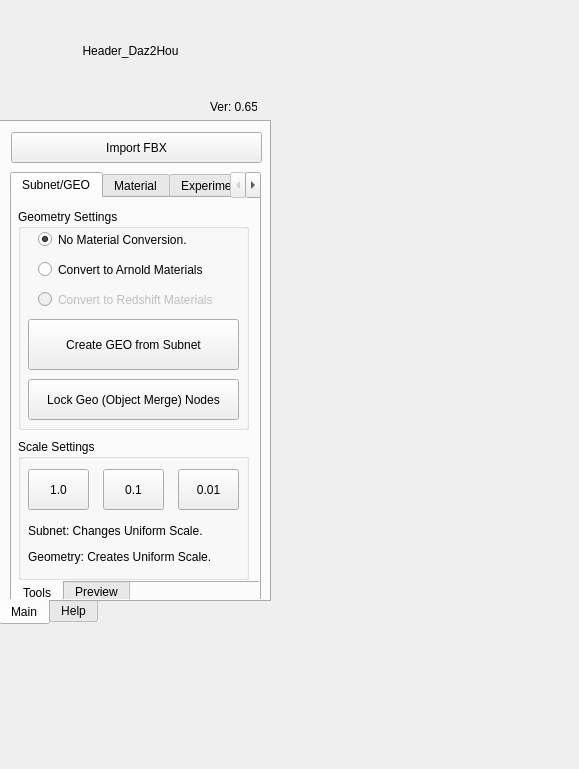
<?xml version="1.0" encoding="UTF-8"?>
<ui version="4.0">
 <class>D2H</class>
 <widget class="QWidget" name="D2H">
  <property name="geometry">
   <rect>
    <x>0</x>
    <y>0</y>
    <width>579</width>
    <height>769</height>
   </rect>
  </property>
  <property name="windowTitle">
   <string>Form</string>
  </property>
  <widget class="QLabel" name="lbl_Header">
   <property name="geometry">
    <rect>
     <x>0</x>
     <y>0</y>
     <width>261</width>
     <height>101</height>
    </rect>
   </property>
   <property name="text">
    <string>Header_Daz2Hou</string>
   </property>
   <property name="alignment">
    <set>Qt::AlignCenter</set>
   </property>
  </widget>
  <widget class="QLabel" name="lbl_ver">
   <property name="geometry">
    <rect>
     <x>210</x>
     <y>100</y>
     <width>47</width>
     <height>13</height>
    </rect>
   </property>
   <property name="text">
    <string>Ver: 0.65</string>
   </property>
  </widget>
  <widget class="QTabWidget" name="tabWidget_3">
   <property name="geometry">
    <rect>
     <x>-1</x>
     <y>120</y>
     <width>272</width>
     <height>505</height>
    </rect>
   </property>
   <property name="tabPosition">
    <enum>QTabWidget::South</enum>
   </property>
   <property name="tabShape">
    <enum>QTabWidget::Rounded</enum>
   </property>
   <property name="currentIndex">
    <number>0</number>
   </property>
   <property name="elideMode">
    <enum>Qt::ElideLeft</enum>
   </property>
   <widget class="QWidget" name="tab_6">
    <attribute name="title">
     <string>Main</string>
    </attribute>
    <widget class="QTabWidget" name="tabWidget">
     <property name="geometry">
      <rect>
       <x>9</x>
       <y>50</y>
       <width>251</width>
       <height>431</height>
      </rect>
     </property>
     <property name="currentIndex">
      <number>0</number>
     </property>
     <widget class="QWidget" name="tab">
      <attribute name="title">
       <string>Subnet/GEO</string>
      </attribute>
      <widget class="QTabWidget" name="tabWidget_2">
       <property name="geometry">
        <rect>
         <x>-1</x>
         <y>-1</y>
         <width>251</width>
         <height>409</height>
        </rect>
       </property>
       <property name="tabPosition">
        <enum>QTabWidget::South</enum>
       </property>
       <property name="currentIndex">
        <number>0</number>
       </property>
       <widget class="QWidget" name="tab_3">
        <attribute name="title">
         <string>Tools</string>
        </attribute>
        <widget class="QGroupBox" name="groupBox">
         <property name="geometry">
          <rect>
           <x>5</x>
           <y>240</y>
           <width>231</width>
           <height>141</height>
          </rect>
         </property>
         <property name="title">
          <string>Scale Settings</string>
         </property>
         <widget class="QPushButton" name="bttn_scale_001">
          <property name="geometry">
           <rect>
            <x>160</x>
            <y>30</y>
            <width>61</width>
            <height>41</height>
           </rect>
          </property>
          <property name="text">
           <string>0.01</string>
          </property>
         </widget>
         <widget class="QPushButton" name="bttn_scale_01">
          <property name="geometry">
           <rect>
            <x>85</x>
            <y>30</y>
            <width>61</width>
            <height>41</height>
           </rect>
          </property>
          <property name="text">
           <string>0.1</string>
          </property>
         </widget>
         <widget class="QPushButton" name="bttn_scale_1">
          <property name="geometry">
           <rect>
            <x>10</x>
            <y>30</y>
            <width>61</width>
            <height>41</height>
           </rect>
          </property>
          <property name="text">
           <string>1.0</string>
          </property>
         </widget>
         <widget class="QLabel" name="label">
          <property name="geometry">
           <rect>
            <x>10</x>
            <y>80</y>
            <width>211</width>
            <height>51</height>
           </rect>
          </property>
          <property name="text">
           <string>&lt;html&gt;&lt;head/&gt;&lt;body&gt;&lt;p&gt;Subnet: Changes Uniform Scale.&lt;/p&gt;&lt;p&gt;Geometry: Creates Uniform Scale.&lt;/p&gt;&lt;/body&gt;&lt;/html&gt;</string>
          </property>
         </widget>
        </widget>
        <widget class="QGroupBox" name="groupBox_2">
         <property name="geometry">
          <rect>
           <x>5</x>
           <y>10</y>
           <width>231</width>
           <height>221</height>
          </rect>
         </property>
         <property name="title">
          <string>Geometry Settings</string>
         </property>
         <widget class="QRadioButton" name="rdo_Arnold">
          <property name="geometry">
           <rect>
            <x>20</x>
            <y>50</y>
            <width>191</width>
            <height>21</height>
           </rect>
          </property>
          <property name="text">
           <string>Convert to Arnold Materials</string>
          </property>
         </widget>
         <widget class="QPushButton" name="bttn_SelectSubnet">
          <property name="geometry">
           <rect>
            <x>10</x>
            <y>110</y>
            <width>211</width>
            <height>51</height>
           </rect>
          </property>
          <property name="text">
           <string>Create GEO from Subnet</string>
          </property>
         </widget>
         <widget class="QRadioButton" name="rdo_Redshift">
          <property name="enabled">
           <bool>false</bool>
          </property>
          <property name="geometry">
           <rect>
            <x>20</x>
            <y>80</y>
            <width>191</width>
            <height>21</height>
           </rect>
          </property>
          <property name="text">
           <string>Convert to Redshift Materials</string>
          </property>
         </widget>
         <widget class="QRadioButton" name="rdo_nochange">
          <property name="geometry">
           <rect>
            <x>20</x>
            <y>20</y>
            <width>191</width>
            <height>21</height>
           </rect>
          </property>
          <property name="text">
           <string>No Material Conversion.</string>
          </property>
          <property name="checked">
           <bool>true</bool>
          </property>
         </widget>
         <widget class="QPushButton" name="bttn_lockObjMerges">
          <property name="geometry">
           <rect>
            <x>10</x>
            <y>170</y>
            <width>211</width>
            <height>41</height>
           </rect>
          </property>
          <property name="text">
           <string>Lock Geo (Object Merge) Nodes</string>
          </property>
         </widget>
        </widget>
       </widget>
       <widget class="QWidget" name="tab_4">
        <attribute name="title">
         <string>Preview</string>
        </attribute>
        <widget class="QListWidget" name="lst_preview">
         <property name="geometry">
          <rect>
           <x>10</x>
           <y>40</y>
           <width>221</width>
           <height>271</height>
          </rect>
         </property>
        </widget>
        <widget class="QPushButton" name="bttn_PreviewSubnet">
         <property name="geometry">
          <rect>
           <x>10</x>
           <y>320</y>
           <width>221</width>
           <height>51</height>
          </rect>
         </property>
         <property name="text">
          <string>Show Subnet Geometry</string>
         </property>
        </widget>
        <widget class="QPushButton" name="bttn_clearList">
         <property name="geometry">
          <rect>
           <x>10</x>
           <y>10</y>
           <width>221</width>
           <height>23</height>
          </rect>
         </property>
         <property name="text">
          <string>Clear List</string>
         </property>
        </widget>
       </widget>
      </widget>
     </widget>
     <widget class="QWidget" name="tab_2">
      <attribute name="title">
       <string>Material</string>
      </attribute>
      <widget class="QGroupBox" name="groupBox_4">
       <property name="geometry">
        <rect>
         <x>10</x>
         <y>20</y>
         <width>221</width>
         <height>161</height>
        </rect>
       </property>
       <property name="title">
        <string>Conversion</string>
       </property>
       <widget class="QPushButton" name="bttn_conTex">
        <property name="geometry">
         <rect>
          <x>10</x>
          <y>20</y>
          <width>201</width>
          <height>51</height>
         </rect>
        </property>
        <property name="text">
         <string>Convert Materials to Arnold</string>
        </property>
       </widget>
       <widget class="QPushButton" name="bttn_conTex2">
        <property name="enabled">
         <bool>false</bool>
        </property>
        <property name="geometry">
         <rect>
          <x>10</x>
          <y>90</y>
          <width>201</width>
          <height>51</height>
         </rect>
        </property>
        <property name="text">
         <string>Convert Materials to Redshift</string>
        </property>
       </widget>
      </widget>
      <widget class="QGroupBox" name="groupBox_6">
       <property name="geometry">
        <rect>
         <x>10</x>
         <y>200</y>
         <width>221</width>
         <height>151</height>
        </rect>
       </property>
       <property name="title">
        <string>Create Shaders</string>
       </property>
       <widget class="QPushButton" name="bttn_Arnold_skin">
        <property name="enabled">
         <bool>false</bool>
        </property>
        <property name="geometry">
         <rect>
          <x>10</x>
          <y>20</y>
          <width>201</width>
          <height>51</height>
         </rect>
        </property>
        <property name="text">
         <string>Create Arnold Skin Shader</string>
        </property>
       </widget>
       <widget class="QPushButton" name="bttn_Arnold_Hair">
        <property name="enabled">
         <bool>false</bool>
        </property>
        <property name="geometry">
         <rect>
          <x>10</x>
          <y>80</y>
          <width>201</width>
          <height>51</height>
         </rect>
        </property>
        <property name="text">
         <string>Create Arnold Hair Shader</string>
        </property>
       </widget>
      </widget>
     </widget>
     <widget class="QWidget" name="tab_5">
      <attribute name="title">
       <string>Experimental</string>
      </attribute>
      <widget class="QGroupBox" name="groupBox_3">
       <property name="geometry">
        <rect>
         <x>10</x>
         <y>20</y>
         <width>221</width>
         <height>80</height>
        </rect>
       </property>
       <property name="title">
        <string>Hair Tools</string>
       </property>
       <widget class="QPushButton" name="bttn_createHairGeo">
        <property name="geometry">
         <rect>
          <x>10</x>
          <y>20</y>
          <width>201</width>
          <height>51</height>
         </rect>
        </property>
        <property name="text">
         <string>Geo (VDB+Density) (Groom)</string>
        </property>
       </widget>
      </widget>
      <widget class="QGroupBox" name="groupBox_5">
       <property name="geometry">
        <rect>
         <x>10</x>
         <y>110</y>
         <width>221</width>
         <height>80</height>
        </rect>
       </property>
       <property name="title">
        <string>Rigging Tools</string>
       </property>
       <widget class="QPushButton" name="bttn_createRig">
        <property name="enabled">
         <bool>false</bool>
        </property>
        <property name="geometry">
         <rect>
          <x>10</x>
          <y>20</y>
          <width>201</width>
          <height>51</height>
         </rect>
        </property>
        <property name="text">
         <string>Create Rig Control from Subnet</string>
        </property>
       </widget>
      </widget>
     </widget>
    </widget>
    <widget class="QPushButton" name="bttn_ImportFBX">
     <property name="geometry">
      <rect>
       <x>10</x>
       <y>10</y>
       <width>251</width>
       <height>31</height>
      </rect>
     </property>
     <property name="text">
      <string>Import FBX</string>
     </property>
    </widget>
   </widget>
   <widget class="QWidget" name="tab_7">
    <attribute name="title">
     <string>Help</string>
    </attribute>
    <widget class="QLabel" name="lbl_help">
     <property name="geometry">
      <rect>
       <x>0</x>
       <y>0</y>
       <width>270</width>
       <height>485</height>
      </rect>
     </property>
     <property name="text">
      <string>Help.</string>
     </property>
    </widget>
   </widget>
  </widget>
 </widget>
 <resources/>
 <connections/>
</ui>
